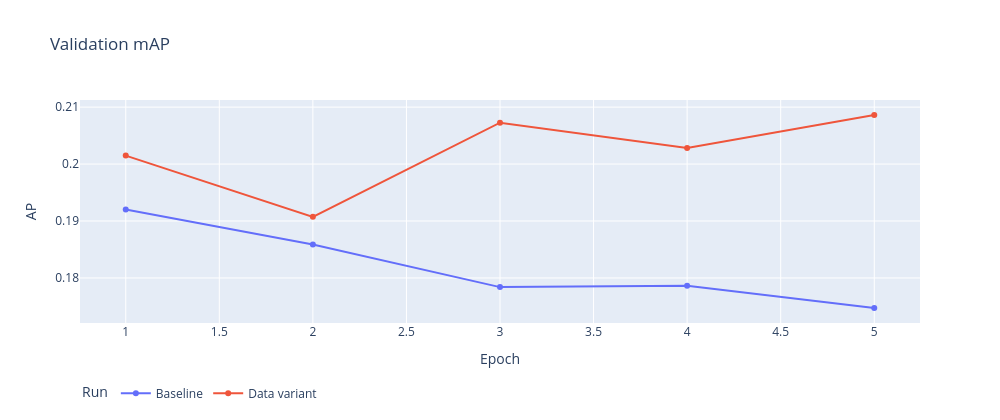
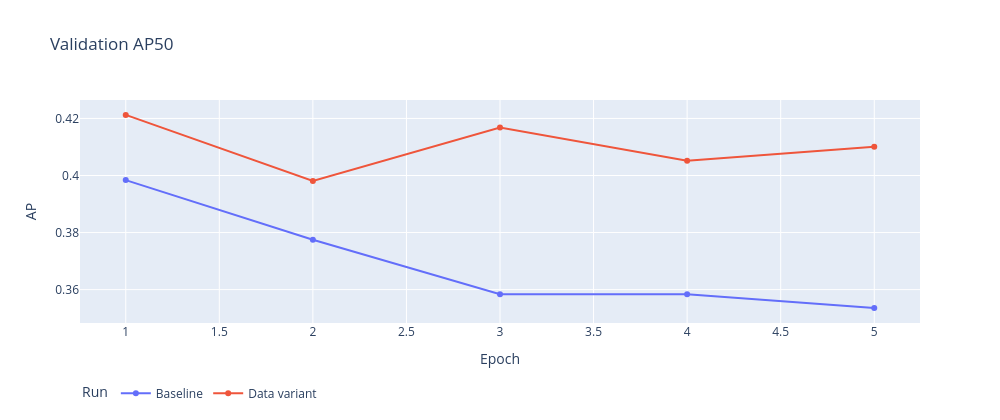
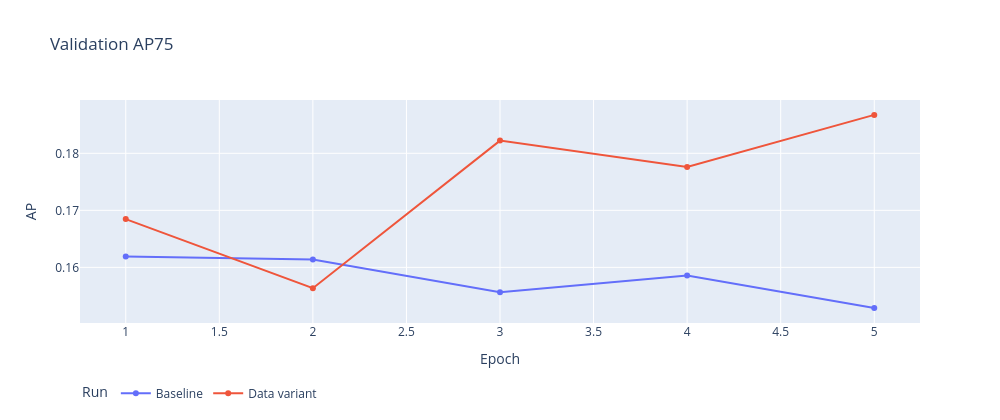
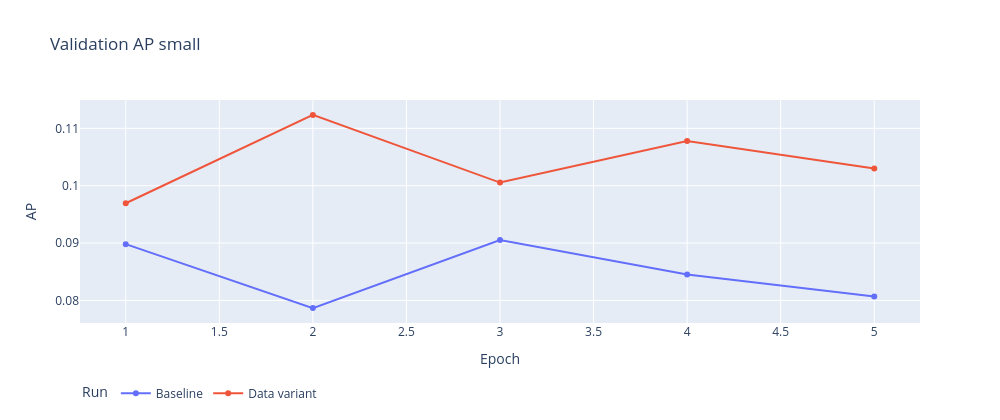

Here is the notebook cell these charts were saved with, in order:
### Markdown cell above
## 6. Baseline comparison

We use canonical COCO bbox AP at IoU 0.50:0.95, maxDets [1, 10, 100], and the original
category-specific COCO crowd annotations. Faster R-CNN also records maxDets 500.
The original validation set is unchanged. Metrics are not the competition custom score.
We show each metric on a separate chart to keep axes and legends readable.

### Code cell
epochs = epoch_table(records)
if not epochs.is_empty():
    for metric in ("mAP", "AP50", "AP75", "AP small", "AP medium", "AP large"):
        display(
            px.line(
                epochs.filter(pl.col("Metric") == metric),
                x="Epoch",
                y="AP",
                color="Run",
                markers=True,
                title=f"Validation {metric}",
            ).update_layout(width=1000, height=420, legend=dict(orientation="h", y=-0.25))
        )
classes = class_table(records)
if not classes.is_empty():
    display(classes.pivot(on="Run", index=["Class", "Epoch"], values="AP"))
    display(
        px.bar(
            classes,
            x="Class",
            y="AP",
            color="Run",
            barmode="group",
            title="Per-class AP at the last completed validation",
        ).update_layout(width=1000, height=450, legend=dict(orientation="h", y=-0.25))
    )
for label, record in records.items():
    curve = loss_table(record)
    if not curve.is_empty():
        display(
            px.line(curve, x="Updates", y="Loss", title=f"{label}: training loss").update_layout(
                width=1000, height=420
            )
        )
        display(
            px.line(
                curve, x="Updates", y="Learning rate", title=f"{label}: learning-rate schedule"
            ).update_layout(width=1000, height=380)
        )

### Figure 1 — Plotly figure (JSON) as saved in the notebook; plotly's stock layout.template omitted (floating-point values rounded to 4 significant figures)
{"data": [{"hovertemplate": "Run=Baseline<br>Epoch=%{x}<br>AP=%{y}<extra></extra>", "legendgroup": "Baseline", "line": {"color": "#636efa", "dash": "solid"}, "marker": {"symbol": "circle"}, "mode": "lines+markers", "name": "Baseline", "orientation": "v", "showlegend": true, "type": "scatter", "x": [1, 2, 3, 4, 5], "xaxis": "x", "y": [0.192, 0.1859, 0.1784, 0.1786, 0.1747], "yaxis": "y"}, {"hovertemplate": "Run=Data variant<br>Epoch=%{x}<br>AP=%{y}<extra></extra>", "legendgroup": "Data variant", "line": {"color": "#EF553B", "dash": "solid"}, "marker": {"symbol": "circle"}, "mode": "lines+markers", "name": "Data variant", "orientation": "v", "showlegend": true, "type": "scatter", "x": [1, 2, 3, 4, 5], "xaxis": "x", "y": [0.2015, 0.1907, 0.2073, 0.2028, 0.2086], "yaxis": "y"}], "layout": {"height": 420, "legend": {"orientation": "h", "title": {"text": "Run"}, "tracegroupgap": 0, "y": -0.25}, "title": {"text": "Validation mAP"}, "width": 1000, "xaxis": {"anchor": "y", "domain": [0.0, 1.0], "title": {"text": "Epoch"}}, "yaxis": {"anchor": "x", "domain": [0.0, 1.0], "title": {"text": "AP"}}}}

### Figure 2 — Plotly figure (JSON) as saved in the notebook; plotly's stock layout.template omitted (floating-point values rounded to 4 significant figures)
{"data": [{"hovertemplate": "Run=Baseline<br>Epoch=%{x}<br>AP=%{y}<extra></extra>", "legendgroup": "Baseline", "line": {"color": "#636efa", "dash": "solid"}, "marker": {"symbol": "circle"}, "mode": "lines+markers", "name": "Baseline", "orientation": "v", "showlegend": true, "type": "scatter", "x": [1, 2, 3, 4, 5], "xaxis": "x", "y": [0.3984, 0.3775, 0.3584, 0.3584, 0.3535], "yaxis": "y"}, {"hovertemplate": "Run=Data variant<br>Epoch=%{x}<br>AP=%{y}<extra></extra>", "legendgroup": "Data variant", "line": {"color": "#EF553B", "dash": "solid"}, "marker": {"symbol": "circle"}, "mode": "lines+markers", "name": "Data variant", "orientation": "v", "showlegend": true, "type": "scatter", "x": [1, 2, 3, 4, 5], "xaxis": "x", "y": [0.4212, 0.3981, 0.4169, 0.4052, 0.4101], "yaxis": "y"}], "layout": {"height": 420, "legend": {"orientation": "h", "title": {"text": "Run"}, "tracegroupgap": 0, "y": -0.25}, "title": {"text": "Validation AP50"}, "width": 1000, "xaxis": {"anchor": "y", "domain": [0.0, 1.0], "title": {"text": "Epoch"}}, "yaxis": {"anchor": "x", "domain": [0.0, 1.0], "title": {"text": "AP"}}}}

### Figure 3 — Plotly figure (JSON) as saved in the notebook; plotly's stock layout.template omitted (floating-point values rounded to 4 significant figures)
{"data": [{"hovertemplate": "Run=Baseline<br>Epoch=%{x}<br>AP=%{y}<extra></extra>", "legendgroup": "Baseline", "line": {"color": "#636efa", "dash": "solid"}, "marker": {"symbol": "circle"}, "mode": "lines+markers", "name": "Baseline", "orientation": "v", "showlegend": true, "type": "scatter", "x": [1, 2, 3, 4, 5], "xaxis": "x", "y": [0.1619, 0.1614, 0.1557, 0.1586, 0.1529], "yaxis": "y"}, {"hovertemplate": "Run=Data variant<br>Epoch=%{x}<br>AP=%{y}<extra></extra>", "legendgroup": "Data variant", "line": {"color": "#EF553B", "dash": "solid"}, "marker": {"symbol": "circle"}, "mode": "lines+markers", "name": "Data variant", "orientation": "v", "showlegend": true, "type": "scatter", "x": [1, 2, 3, 4, 5], "xaxis": "x", "y": [0.1685, 0.1563, 0.1822, 0.1776, 0.1867], "yaxis": "y"}], "layout": {"height": 420, "legend": {"orientation": "h", "title": {"text": "Run"}, "tracegroupgap": 0, "y": -0.25}, "title": {"text": "Validation AP75"}, "width": 1000, "xaxis": {"anchor": "y", "domain": [0.0, 1.0], "title": {"text": "Epoch"}}, "yaxis": {"anchor": "x", "domain": [0.0, 1.0], "title": {"text": "AP"}}}}

### Figure 4 — Plotly figure (JSON) as saved in the notebook; plotly's stock layout.template omitted (floating-point values rounded to 4 significant figures)
{"data": [{"hovertemplate": "Run=Baseline<br>Epoch=%{x}<br>AP=%{y}<extra></extra>", "legendgroup": "Baseline", "line": {"color": "#636efa", "dash": "solid"}, "marker": {"symbol": "circle"}, "mode": "lines+markers", "name": "Baseline", "orientation": "v", "showlegend": true, "type": "scatter", "x": [1, 2, 3, 4, 5], "xaxis": "x", "y": [0.08981, 0.07866, 0.09053, 0.08453, 0.08067], "yaxis": "y"}, {"hovertemplate": "Run=Data variant<br>Epoch=%{x}<br>AP=%{y}<extra></extra>", "legendgroup": "Data variant", "line": {"color": "#EF553B", "dash": "solid"}, "marker": {"symbol": "circle"}, "mode": "lines+markers", "name": "Data variant", "orientation": "v", "showlegend": true, "type": "scatter", "x": [1, 2, 3, 4, 5], "xaxis": "x", "y": [0.09695, 0.1123, 0.1005, 0.1078, 0.103], "yaxis": "y"}], "layout": {"height": 420, "legend": {"orientation": "h", "title": {"text": "Run"}, "tracegroupgap": 0, "y": -0.25}, "title": {"text": "Validation AP small"}, "width": 1000, "xaxis": {"anchor": "y", "domain": [0.0, 1.0], "title": {"text": "Epoch"}}, "yaxis": {"anchor": "x", "domain": [0.0, 1.0], "title": {"text": "AP"}}}}
